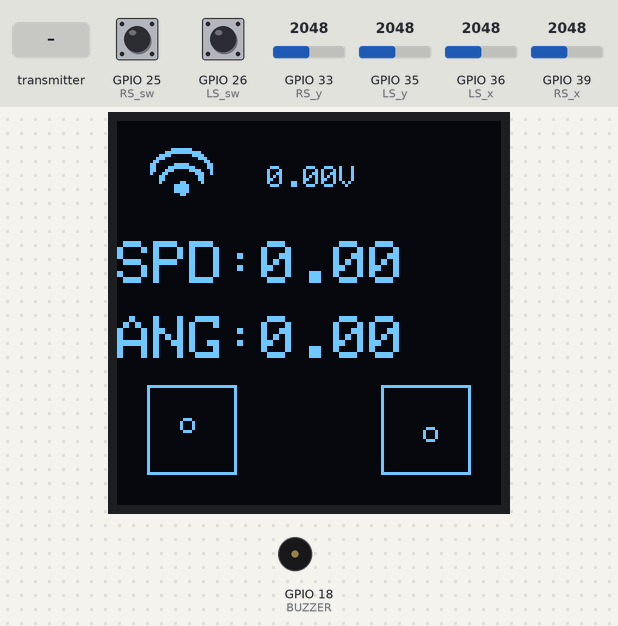
Recording of a program running on a simulated ESP32. On the bench: 128×128 one-colour display, buzzer (waves = sounding). The inputs (shaded band) are chosen by the test bench; at power-on: GPIO 25 (RS_sw) HIGH, GPIO 33 (RS_y) = 2048, GPIO 26 (LS_sw) HIGH, GPIO 35 (LS_y) = 2048, GPIO 36 (LS_x) = 2048, GPIO 39 (RS_x) = 2048. What the program prints to the serial monitor is not drawn.

Above: at 10.2 s.
10.3 s: GPIO 25 (RS_sw) pulled LOW for 0.15 s
At 10.8 s:
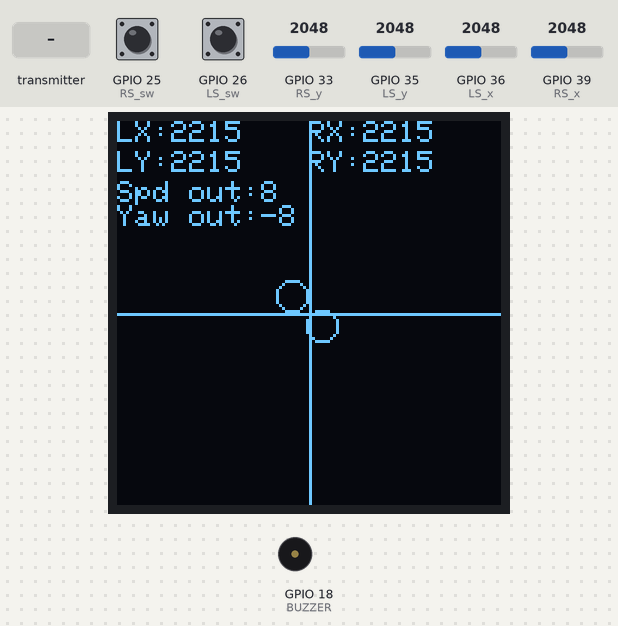
12.0 s: GPIO 33 (RS_y) set to 2101
At 13.1 s:
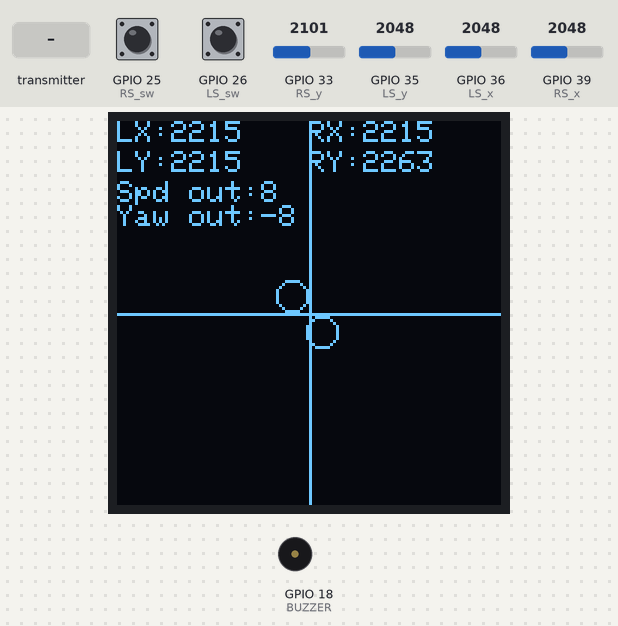
13.5 s: GPIO 26 (LS_sw) pulled LOW for 0.15 s
At 13.65 s:
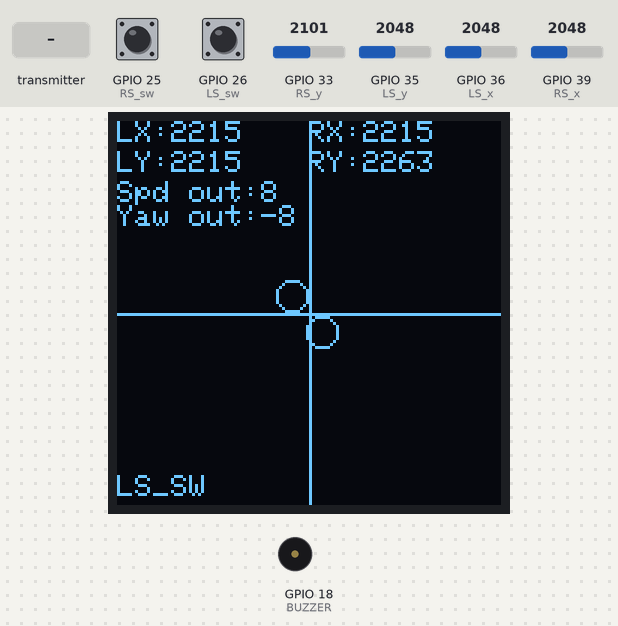
15.2 s: GPIO 25 (RS_sw) pulled LOW for 1 s
At 16.7 s:
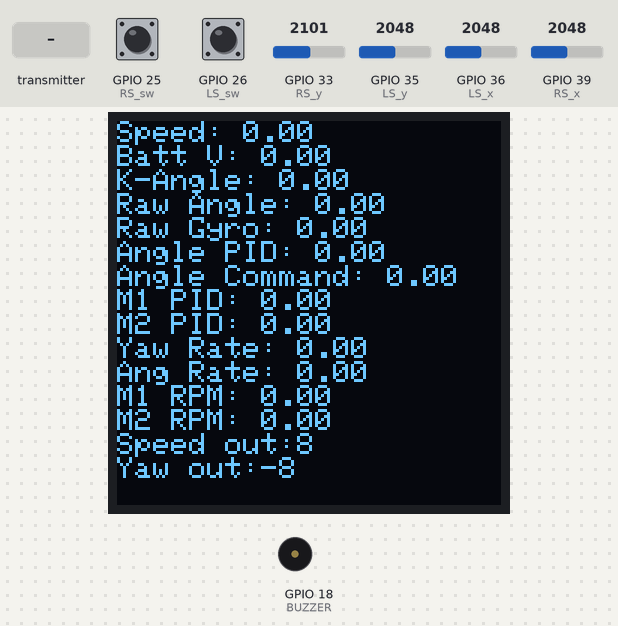
17.7 s: the transmitter starts sending speed = 1024
At 18.7 s:
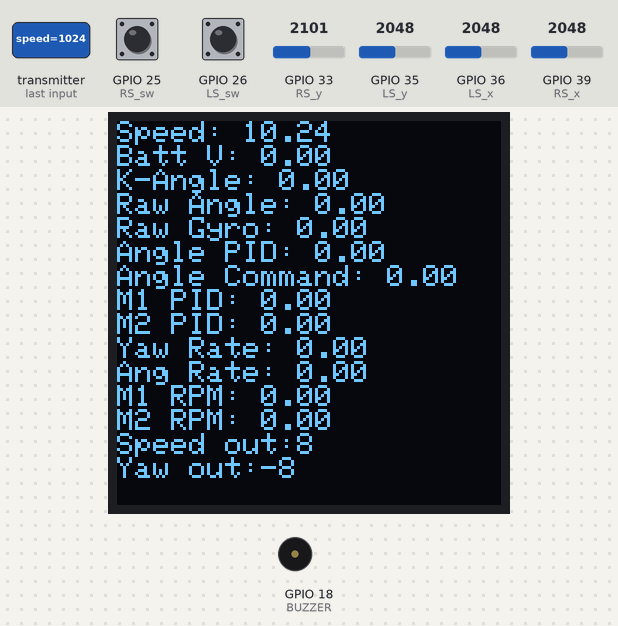
19.3 s: GPIO 35 (LS_y) set to 2866
At 19.7 s:
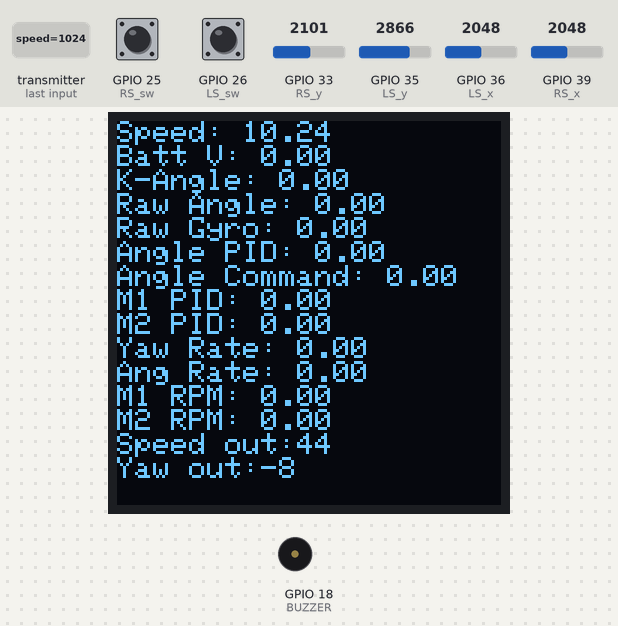
Timing chart, 0 to 21.8 s (numbered marks = the images above; inputs shaded):
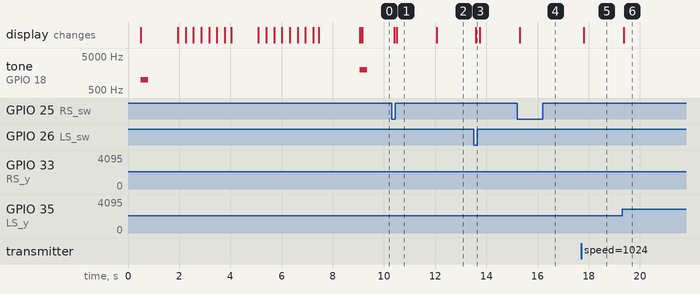

Measured:
- the behaviour switches between 2049 and 2050 on GPIO 33 (RS_y) (found by bisection; images 1 and 2)
- after the input at 10.3 s, the display: first changes after 0.10 s (image 1 shows a later state)
- after the input at 12.0 s, the display: changes after 0.07 s (image 2)
- after the input at 13.5 s, the display: changes after 0.08 s (image 3)
- after the input at 15.2 s, the display: changes after 0.10 s (image 4)
- after the input at 17.7 s, the display: changes after 0.10 s (image 5)
- after the input at 19.3 s, the display: changes after 0.06 s (image 6)

The program:

main.cpp
```cpp
/*
COLLINEAR MECANUM DRIVE ROBOT
By Carl Johan Malmerot and Peter Stensson
MF133X Bachelors Project in Mechatronics

All code is also available at https://github.com/CarlMalmerot/CMD_robot.git

This is the main file for the hand controller.
Includes controller.h which contains a few bitmaps and all the library includes needed.
Uses Adafruit GFX to drive the SH110X screen.
*/

#include <controller.h>

// Pin definitions

#define LS_x 36
#define LS_y 35
#define LS_sw 26

#define RS_x 39
#define RS_y 33
#define RS_sw 25
#define BUZZER 18

#define SCREEN_WIDTH 128  // OLED display width, in pixels
#define SCREEN_HEIGHT 128 // OLED display height, in pixels
#define OLED_RESET -1     // can set an oled reset pin if desired

#define MIDPOINT_MEASURED 1875
#define MIDPOINT_ACTUAL 2048
#define DEADZONE 100

Adafruit_SH1107 display = Adafruit_SH1107(SCREEN_WIDTH, SCREEN_HEIGHT, &Wire, OLED_RESET, 1000000, 100000);


typedef struct telemetry_msg {
  int speed;
  int battery_voltage;
  int kalman_angle;
  int raw_angle;
  int raw_gyro;
  int angle_pid;
  int angle_command;
  int motor_1_pid;
  int motor_2_pid;
  int yaw_rate;
  int angular_rate;
  int m1_rpm;
  int m2_rpm;
} telemetry_msg;

typedef struct control_msg {
  int control_speed;
  int control_yaw_rate;
  int control_side_input;
} control_msg;

control_msg control_input;
int display_mode = 0;
int ls_x, ls_y, rs_x, rs_y, deadzone;
bool ls_sw, rs_sw, ls_pressed, rs_pressed;


bool is_connected;  // True if established connection to robot. Changes state if success sending data.
unsigned long cross_timer;
bool draw_cross;

telemetry_msg received_telem;


// MAC Address of responder
uint8_t broadcastAddress[] = {0x64, 0xb7, 0x08, 0xcc, 0xcd, 0xc8};

// Peer info
esp_now_peer_info_t peerInfo;

// Callback function called when data is sent
void OnDataSent(const uint8_t *mac_addr, esp_now_send_status_t status) {
  Serial.print("Last Packet Send Status:");
  Serial.println(status == ESP_NOW_SEND_SUCCESS ? "Delivery Success" : "Delivery Fail");
  if(status == ESP_NOW_SEND_SUCCESS){
    Serial.println("Delivery Success");
    is_connected = true;
  }
  else{
    Serial.println("Delivery Fail");
    is_connected = false;
  }
}

// Function declarations
int stick_map(int value);
void draw_startup();
void draw_sticks();
void draw_raw_telem();
void draw_control();
void set_display_mode();


void receive_cb(const uint8_t *macAddr, const uint8_t *data, int len){
  memcpy(&received_telem, data, sizeof(received_telem));
  Serial.println("Telemetry received");
}

void setup() {
  Serial.begin(115200);
  // Short delay to allow serial monitor to connect if needed
  delay(500);
  Serial.println("Serial Initialized");

  tone(BUZZER, 1000, 300);

  // Initialize OLED
  // No need for Wire.begin() separately, display.begin() handles it.
  if(!display.begin(0x3D, true)) { // Address 0x3D, perform reset
    Serial.println(F("SH110X allocation failed"));
    for(;;); // Don't proceed, loop forever
  }
  Serial.println("Display Initialized");
  display.clearDisplay();
  display.display(); // Show initial message
  delay(1000); // Allow screen to start up fully and show message

  Serial.println("Drawing startup screen...");
  draw_startup();
  Serial.println("Startup screen done.");

  // Set device as a Wi-Fi Station
  WiFi.mode(WIFI_STA);
  Serial.print("WiFi Mode Set. MAC Address: ");
  Serial.println(WiFi.macAddress());

  // Initialize GPIO pins
  pinMode(BUZZER, OUTPUT);
  pinMode(LS_x, INPUT);
  pinMode(LS_y, INPUT);
  pinMode(RS_x, INPUT);
  pinMode(RS_y, INPUT);
  pinMode(LS_sw, INPUT_PULLUP);
  pinMode(RS_sw, INPUT_PULLUP);

  Serial.println("GPIO Initialized");

  Serial.println("Initializing ESP-NOW...");
  // Initilize ESP-NOW
  if (esp_now_init() != ESP_OK) {
    Serial.println("Error initializing ESP-NOW");
    // Optionally add display feedback here too
    display.clearDisplay();
    display.setCursor(0,0);
    display.println("ESP-NOW Init Failed!");
    display.display();
    for(;;); // Don't proceed, loop forever
  }
  Serial.println("ESP-NOW Initialized");

  // Register callbacks
  esp_now_register_send_cb(OnDataSent);
  esp_now_register_recv_cb(receive_cb);

  // Register peer
  memcpy(peerInfo.peer_addr, broadcastAddress, 6);
  peerInfo.channel = 0;
  peerInfo.encrypt = false;

  // Add peer
  if (esp_now_add_peer(&peerInfo) != ESP_OK){
    Serial.println("Failed to add peer");
    // Optionally add display feedback
    display.clearDisplay();
    display.setCursor(0,0);
    display.println("ESP-NOW Add Peer Failed!");
    display.display();
    for(;;); // Don't proceed, loop forever
  }
  Serial.println("ESP-NOW Peer Added");
  Serial.println("Setup Complete.");

  // Print MAC Address to Serial monitor
  Serial.print("MAC Address: ");
  Serial.println(WiFi.macAddress());

  display_mode = 0;
  set_display_mode();

  tone(BUZZER, 2000, 300);
}


unsigned long loop_timer = micros();

void loop() {

  // Read analog inputs with mapping center correction
  ls_x = stick_map(analogRead(LS_x));
  ls_y = stick_map(analogRead(LS_y));
  rs_x = stick_map(analogRead(RS_x));
  rs_y = stick_map(analogRead(RS_y));

  // Read digital inputs, LOW when pressed
  ls_sw = digitalRead(LS_sw);
  rs_sw = digitalRead(RS_sw);

  // --- Prepare control message ---
  control_input.control_speed = map(ls_y, 0, 4095, -100, 100); // Inverted Y
  control_input.control_yaw_rate = map(ls_x, 0, 4095, 100, -100);
  control_input.control_side_input = map(rs_x, 0, 4095, -100, 100);

  // --- Send message via ESP-NOW ---
  esp_err_t result = esp_now_send(broadcastAddress, (uint8_t *) &control_input, sizeof(control_input));

  if (result == ESP_OK) {
    Serial.println("ESP-NOW Send OK");
  } else {
    Serial.print("ESP-NOW Send Error: ");
    Serial.println(result); // Print the specific error code
  }

  // Switch screen with RS button
  if(!rs_sw & !rs_pressed){
    rs_pressed = true;
    display_mode++;
    if(display_mode > 2){
      display_mode = 0;
    }
  }
  else if(rs_sw){
    rs_pressed = false;
  }

  set_display_mode();

  // 50Hz timer
  while(micros() - loop_timer < 20000){
    yield();
  }
}


// FUNCTION DEFINITIONS

// Maps the actual range to the 0-4096 it should be
int stick_map(int value) {
  // Check if value is within the deadzone
  if (abs(value - MIDPOINT_MEASURED) <= DEADZONE) {
    return MIDPOINT_ACTUAL; // Return the middle of the output range
  }

  // Map the value from the ranges
  if (value < MIDPOINT_MEASURED) {
    // Map from 0 to midpoint - deadzone/2
    return map(value, 0, MIDPOINT_MEASURED - DEADZONE, 0, MIDPOINT_ACTUAL - DEADZONE);
  } else {
    // Map from midpoint + deadzone/2 to 4096
    return map(value, MIDPOINT_MEASURED + DEADZONE, 4096, MIDPOINT_ACTUAL + DEADZONE, 4096);
  }
}

// Called to switch display modes
void set_display_mode(){
  switch (display_mode) {
    case 0:
      draw_control();
      break;
    case 1:
    draw_sticks();
      break;
    case 2:
      draw_raw_telem();
      break;
  }
}


void draw_startup(){
  display.clearDisplay();

  // --- Draw the robot bitmap ---
  int16_t robot_w = 56;
  int16_t robot_h = 110;
  int16_t robot_x = (display.width()  - robot_w) / 2;
  int16_t robot_y = (display.height() - robot_h) / 2;

  for(int i = -60; i < robot_x; i+=2){
    display.clearDisplay();
    display.drawBitmap(i, robot_y, robot, robot_w, robot_h, SH110X_WHITE);
    display.display(); // Show the bitmap
  }

  delay(1000);

  for(int i = robot_x; i < 190; i+=2){
    display.clearDisplay();
    display.drawBitmap(i, robot_y, robot, robot_w, robot_h, SH110X_WHITE);
    display.display(); // Show the bitmap(s)
  }
}

void draw_sticks(){
    display.clearDisplay();
    display.setTextSize(1);
    display.setTextColor(SH110X_WHITE);

    // Draw crosshairs for stick centers
    static int centerX = display.width() / 2;
    static int centerY = display.height() / 2;
    display.drawFastVLine(centerX, 0, display.height(), SH110X_WHITE);
    display.drawFastHLine(0, centerY, display.width(), SH110X_WHITE);

    // Map analog values (0-4095) to screen coordinates (0-127)
    int ls_screen_x = map(ls_x, 4095, 0, 0, display.width() -1);
    int ls_screen_y = map(ls_y, 4095, 0, 0, display.height() -1);
    int rs_screen_x = map(rs_x, 0, 4095, 0, display.width() -1);
    int rs_screen_y = map(rs_y, 0, 4095, 0, display.height() -1);

    // Draw circles representing stick positions
    display.drawCircle(ls_screen_x, ls_screen_y, 5, SH110X_WHITE); // Left stick
    display.drawCircle(rs_screen_x, rs_screen_y, 5, SH110X_WHITE); // Right stick

    // Optionally display raw or mapped values
    display.setCursor(0, 0);
    display.print("LX:"); display.print(ls_x);
    display.setCursor(display.width()/2, 0);
    display.print("RX:"); display.print(rs_x);
    display.setCursor(0, 10);
    display.print("LY:"); display.print(ls_y);
    display.setCursor(display.width()/2, 10);
    display.print("RY:"); display.print(rs_y);
    display.setCursor(0, 20);
    display.print("Spd out:"); display.println(control_input.control_speed);
    display.print("Yaw out:"); display.println(control_input.control_yaw_rate);

    // Display switch states (LOW = pressed)
    display.setCursor(0, display.height() - 10);
    if (ls_sw == LOW) display.print("LS_SW");
    display.setCursor(display.width()/2, display.height() - 10);
     if (rs_sw == LOW) display.print("RS_SW");


    display.display();
}

void draw_raw_telem(){
    display.clearDisplay();
    display.setTextSize(1);
    display.setTextColor(SH110X_WHITE);
    display.setCursor(0, 0);
    display.print("Speed: "); display.println(float(received_telem.speed)/100);
    display.print("Batt V: "); display.println(float(received_telem.battery_voltage)/100);
    display.print("K-Angle: "); display.println(float(received_telem.kalman_angle)/100);
    display.print("Raw Angle: "); display.println(float(received_telem.raw_angle)/100);
    display.print("Raw Gyro: "); display.println(float(received_telem.raw_gyro)/100);
    display.print("Angle PID: "); display.println(float(received_telem.angle_pid)/100);
    display.print("Angle Command: "); display.println(float(received_telem.angle_command)/100);
    display.print("M1 PID: "); display.println(float(received_telem.motor_1_pid)/100);
    display.print("M2 PID: "); display.println(float(received_telem.motor_2_pid)/100);
    display.print("Yaw Rate: "); display.println(float(received_telem.yaw_rate)/100);
    display.print("Ang Rate: "); display.println(float(received_telem.angular_rate)/100);
    display.print("M1 RPM: "); display.println(float(received_telem.m1_rpm)/100);
    display.print("M2 RPM: "); display.println(float(received_telem.m2_rpm)/100);
    display.print("Speed out:"); display.println(control_input.control_speed);
    display.print("Yaw out:"); display.println(control_input.control_yaw_rate);

    display.display();
}


void draw_control(){
  display.clearDisplay();

  // Draw two rectangles in the bottom with a center dot that moves with the sticks
  // Local coordinates from the middle of each rectangle
  static int square_side = 30;

  int ls_screen_x = map(ls_x, 4095, 0, -square_side/2, square_side/2);
  int ls_screen_y = map(ls_y, 4095, 0, -square_side/2, square_side/2);
  int rs_screen_x = map(rs_x, 0, 4095, -square_side/2, square_side/2);
  int rs_screen_y = map(rs_y, 0, 4095, -square_side/2, square_side/2);

  // Draw two small squares with circles indicating stick positions
  display.drawRect(10, SCREEN_HEIGHT - square_side - 10, square_side, square_side, 1);  // Left square
  display.drawCircle(10 + square_side/2 + ls_screen_x, SCREEN_HEIGHT - (square_side / 2) + ls_screen_y - 10, 2, 1); // LS circle

  display.drawRect(SCREEN_WIDTH - 10 - square_side, SCREEN_HEIGHT - square_side - 10, square_side, square_side, 1);  // Right square
  display.drawCircle(SCREEN_WIDTH - 10 - square_side/2 + rs_screen_x, SCREEN_HEIGHT - (square_side / 2) + rs_screen_y - 10, 2, 1); // RS circle


  // Draw a connection symbol, has a blinking X over it if no connection
  display.drawBitmap(10, 8, connection_symbol, 24, 18, 1);
  if(!is_connected){   // If not connected and 500ms passed
    if(draw_cross){   // If not drawn
      display.drawBitmap(10, 5, cross, 24, 24, 1);
      draw_cross = true;
      Serial.println("Cross");
    }

    if(millis() - cross_timer > 800){   // Change draw state after a time
      draw_cross = !draw_cross;
      cross_timer = millis();
    }
  }

  // Write telemetry in bigger font size
  // Speed and angle most important
  display.setTextSize(1);
  display.setTextColor(SH110X_WHITE);
  display.setCursor(50, 15);
  display.print(float(received_telem.battery_voltage / 100));
  display.print("V");

  display.setTextSize(2);   // 2 is 12x16
  display.setTextColor(SH110X_WHITE);
  display.setCursor(0, 40);
  display.print("SPD:");
  display.println(float(received_telem.speed) / 100);

  display.setCursor(0, 65);
  display.print("ANG:");
  display.println(float(received_telem.kalman_angle) / 100);

  display.display();
}
```

MAC_check.cpp
```cpp
/* #include <Arduino.h>
ESP32 MAC Address printout
esp32-mac-address.ino
Prints MAC Address to Serial Monitor

DroneBot Workshop 2022
https://dronebotworkshop.com
*/
/*
// Include WiFi Library
#include "WiFi.h"
#include "soc/soc.h"
#include "soc/rtc_cntl_reg.h"


void setup() {

// Setup Serial Monitor
Serial.begin(115200);
Serial.println("innan");
// Put ESP32 into Station mode
//WiFi.mode(WIFI_MODE_STA);

// Drar för mycket ström när wifi startas, behöver stänga av brownout detector
uint32_t brown_reg_temp = READ_PERI_REG(RTC_CNTL_BROWN_OUT_REG); //save WatchDog register
WRITE_PERI_REG(RTC_CNTL_BROWN_OUT_REG, 0); //disable brownout detector
WiFi.mode(WIFI_MODE_STA); // turn on WiFi
delay(1000);
WRITE_PERI_REG(RTC_CNTL_BROWN_OUT_REG, brown_reg_temp); //enable brownout detector

Serial.println("efter");
delay(1000);
// Print MAC Address to Serial monitor
Serial.print("MAC Address: ");
Serial.println(WiFi.macAddress());
}

void loop() {

}
 */
```

Source omitted: controller.h (data table, 6245 bytes)
